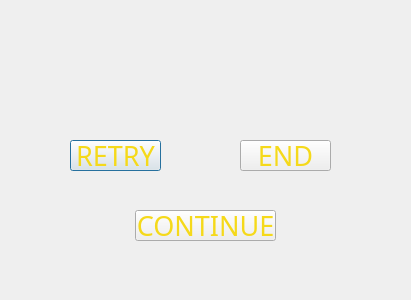
<?xml version="1.0" encoding="UTF-8"?>
<ui version="4.0">
 <class>suspend</class>
 <widget class="QDialog" name="suspend">
  <property name="geometry">
   <rect>
    <x>0</x>
    <y>0</y>
    <width>411</width>
    <height>300</height>
   </rect>
  </property>
  <property name="windowTitle">
   <string>Dialog</string>
  </property>
  <property name="styleSheet">
   <string notr="true">border-image: url(:/picture_for_game/picture_for_begin_and_game/paused.png);</string>
  </property>
  <widget class="QPushButton" name="retry">
   <property name="geometry">
    <rect>
     <x>70</x>
     <y>140</y>
     <width>91</width>
     <height>31</height>
    </rect>
   </property>
   <property name="palette">
    <palette>
     <active>
      <colorrole role="ButtonText">
       <brush brushstyle="SolidPattern">
        <color alpha="255">
         <red>245</red>
         <green>217</green>
         <blue>26</blue>
        </color>
       </brush>
      </colorrole>
     </active>
     <inactive>
      <colorrole role="ButtonText">
       <brush brushstyle="SolidPattern">
        <color alpha="255">
         <red>245</red>
         <green>217</green>
         <blue>26</blue>
        </color>
       </brush>
      </colorrole>
     </inactive>
     <disabled/>
    </palette>
   </property>
   <property name="font">
    <font>
     <family>Gabriola</family>
     <pointsize>20</pointsize>
    </font>
   </property>
   <property name="focusPolicy">
    <enum>Qt::StrongFocus</enum>
   </property>
   <property name="styleSheet">
    <string notr="true">border-image: url(:/picture_for_begin/picture_for_begin_and_game/button_background.png);</string>
   </property>
   <property name="text">
    <string>RETRY</string>
   </property>
  </widget>
  <widget class="QPushButton" name="end">
   <property name="geometry">
    <rect>
     <x>240</x>
     <y>140</y>
     <width>91</width>
     <height>31</height>
    </rect>
   </property>
   <property name="palette">
    <palette>
     <active>
      <colorrole role="ButtonText">
       <brush brushstyle="SolidPattern">
        <color alpha="255">
         <red>245</red>
         <green>217</green>
         <blue>26</blue>
        </color>
       </brush>
      </colorrole>
     </active>
     <inactive>
      <colorrole role="ButtonText">
       <brush brushstyle="SolidPattern">
        <color alpha="255">
         <red>245</red>
         <green>217</green>
         <blue>26</blue>
        </color>
       </brush>
      </colorrole>
     </inactive>
     <disabled/>
    </palette>
   </property>
   <property name="font">
    <font>
     <family>Gabriola</family>
     <pointsize>20</pointsize>
    </font>
   </property>
   <property name="styleSheet">
    <string notr="true">border-image: url(:/picture_for_begin/picture_for_begin_and_game/button_background.png);</string>
   </property>
   <property name="text">
    <string>END</string>
   </property>
  </widget>
  <widget class="QPushButton" name="continue_2">
   <property name="geometry">
    <rect>
     <x>135</x>
     <y>210</y>
     <width>141</width>
     <height>31</height>
    </rect>
   </property>
   <property name="palette">
    <palette>
     <active>
      <colorrole role="ButtonText">
       <brush brushstyle="SolidPattern">
        <color alpha="255">
         <red>245</red>
         <green>217</green>
         <blue>26</blue>
        </color>
       </brush>
      </colorrole>
     </active>
     <inactive>
      <colorrole role="ButtonText">
       <brush brushstyle="SolidPattern">
        <color alpha="255">
         <red>245</red>
         <green>217</green>
         <blue>26</blue>
        </color>
       </brush>
      </colorrole>
     </inactive>
     <disabled/>
    </palette>
   </property>
   <property name="font">
    <font>
     <family>Gabriola</family>
     <pointsize>20</pointsize>
    </font>
   </property>
   <property name="styleSheet">
    <string notr="true">border-image: url(:/picture_for_begin/picture_for_begin_and_game/button_background.png);</string>
   </property>
   <property name="text">
    <string>CONTINUE</string>
   </property>
  </widget>
 </widget>
 <resources/>
 <connections/>
</ui>
